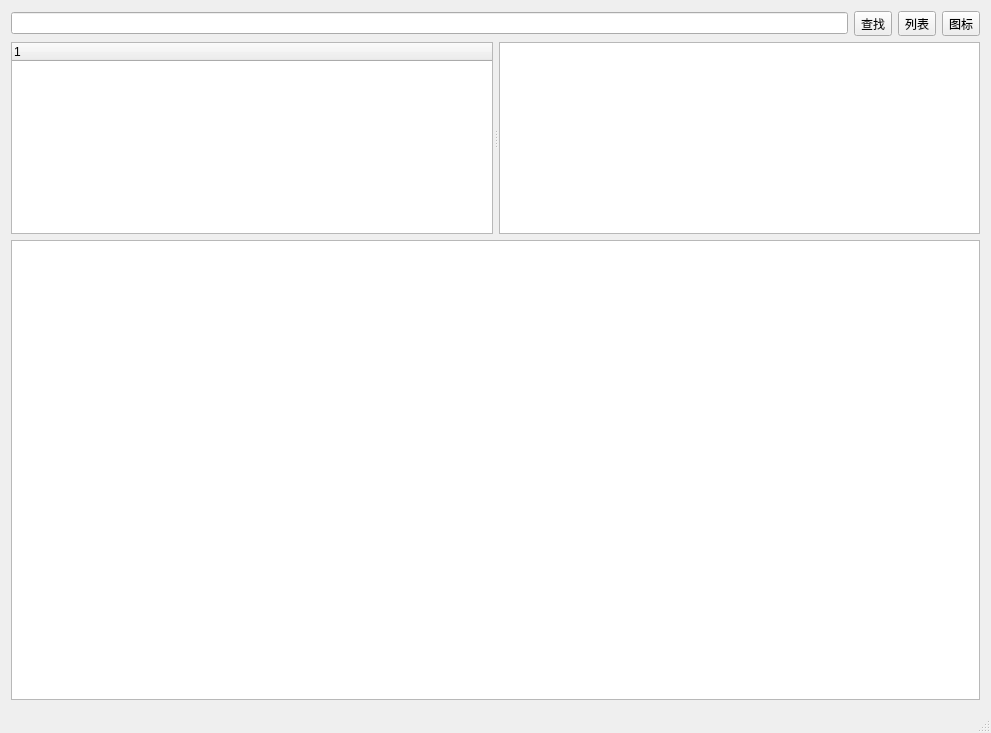
<?xml version="1.0" encoding="UTF-8"?>
<ui version="4.0">
 <class>MainWindow</class>
 <widget class="QMainWindow" name="MainWindow">
  <property name="geometry">
   <rect>
    <x>0</x>
    <y>0</y>
    <width>991</width>
    <height>733</height>
   </rect>
  </property>
  <property name="windowTitle">
   <string>文件浏览器</string>
  </property>
  <widget class="QWidget" name="centralWidget">
   <layout class="QGridLayout" name="gridLayout">
    <item row="0" column="0">
     <layout class="QHBoxLayout" name="hLayout">
      <item>
       <widget class="QLineEdit" name="lePath">
        <property name="enabled">
         <bool>true</bool>
        </property>
        <property name="readOnly">
         <bool>true</bool>
        </property>
       </widget>
      </item>
      <item>
       <widget class="QToolButton" name="tbFind">
        <property name="text">
         <string>查找</string>
        </property>
       </widget>
      </item>
      <item>
       <widget class="QToolButton" name="tbList">
        <property name="text">
         <string>列表</string>
        </property>
       </widget>
      </item>
      <item>
       <widget class="QToolButton" name="tbIcon">
        <property name="text">
         <string>图标</string>
        </property>
       </widget>
      </item>
     </layout>
    </item>
    <item row="1" column="0">
     <widget class="QSplitter" name="splitter">
      <property name="sizePolicy">
       <sizepolicy hsizetype="MinimumExpanding" vsizetype="Preferred">
        <horstretch>25</horstretch>
        <verstretch>0</verstretch>
       </sizepolicy>
      </property>
      <property name="minimumSize">
       <size>
        <width>50</width>
        <height>0</height>
       </size>
      </property>
      <property name="maximumSize">
       <size>
        <width>16777215</width>
        <height>16777215</height>
       </size>
      </property>
      <property name="lineWidth">
       <number>1</number>
      </property>
      <property name="midLineWidth">
       <number>200</number>
      </property>
      <property name="orientation">
       <enum>Qt::Horizontal</enum>
      </property>
      <property name="handleWidth">
       <number>6</number>
      </property>
      <widget class="QTreeWidget" name="tvFileList">
       <property name="minimumSize">
        <size>
         <width>200</width>
         <height>0</height>
        </size>
       </property>
       <property name="maximumSize">
        <size>
         <width>16777215</width>
         <height>16777215</height>
        </size>
       </property>
       <column>
        <property name="text">
         <string notr="true">1</string>
        </property>
       </column>
      </widget>
      <widget class="QTableView" name="lvFileList">
       <property name="minimumSize">
        <size>
         <width>0</width>
         <height>0</height>
        </size>
       </property>
       <property name="maximumSize">
        <size>
         <width>1870</width>
         <height>16777215</height>
        </size>
       </property>
       <property name="contextMenuPolicy">
        <enum>Qt::CustomContextMenu</enum>
       </property>
       <property name="layoutDirection">
        <enum>Qt::LeftToRight</enum>
       </property>
      </widget>
     </widget>
    </item>
    <item row="2" column="0">
     <widget class="QListView" name="listView"/>
    </item>
   </layout>
  </widget>
  <widget class="QMenuBar" name="menuBar">
   <property name="geometry">
    <rect>
     <x>0</x>
     <y>0</y>
     <width>991</width>
     <height>25</height>
    </rect>
   </property>
  </widget>
  <widget class="QStatusBar" name="statusBar"/>
 </widget>
 <layoutdefault spacing="6" margin="11"/>
 <resources/>
 <connections/>
</ui>
